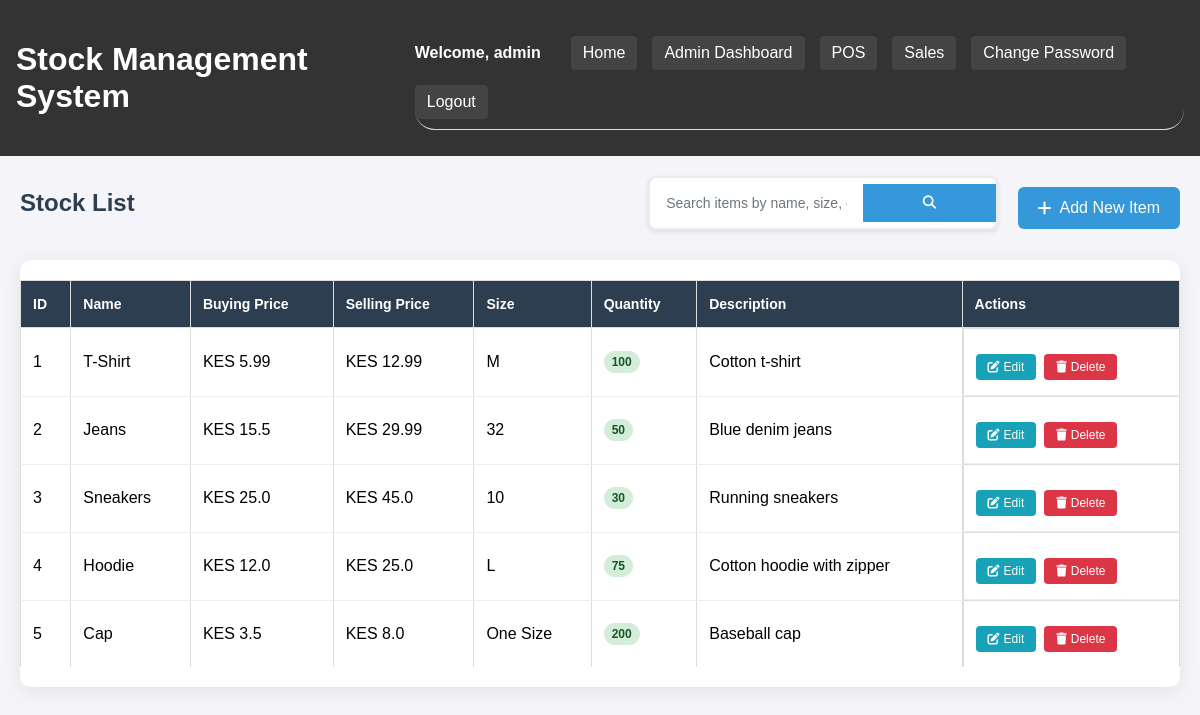
The app's page /admin/stock (signed in) with its own data.
### app.py (models this page shows)
class StockItem(db.Model):
    id = db.Column(db.Integer, primary_key=True)
    name = db.Column(db.String(100), nullable=False)
    buying_price = db.Column(db.Float, nullable=False)
    selling_price = db.Column(db.Float, nullable=False)
    size = db.Column(db.String(50))
    quantity = db.Column(db.Integer, nullable=False)
    description = db.Column(db.Text)
    sales = db.relationship('SaleItem', back_populates='stock_item')  # Added relationship

### app.py (the view)
@app.route('/admin/stock')
def stock_list():
    search_query = request.args.get('search', '').strip()
    if search_query:
        items = StockItem.query.filter(
            db.or_(
                StockItem.name.contains(search_query),
                StockItem.size.contains(search_query),
                StockItem.description.contains(search_query)
            )
        ).all()
    else:
        items = StockItem.query.all()
    return render_template('admin/stock_list.html', items=items, search_query=search_query)

### app.py (called while the page is built)
@app.before_request
def set_timezone():
    g.timezone = pytz.timezone('Africa/Nairobi')

### templates/admin/stock_list.html (shortened to what this page needs)
{% extends "base.html" %}
{% block content %}
<div class="stock-list">
    <div class="stock-header">
        <h2>Stock List</h2>
        <div class="header-actions">
            <div class="search-container">
                <form method="GET" action="{{ url_for('stock_list') }}" class="search-form">
                    <div class="search-input-group">
                        <input type="text"
                               name="search"
                               value="{{ search_query or '' }}"
                               placeholder="Search items by name, size, or description..."
                               class="search-input">
                        <button type="submit" class="search-btn">
                            <i class="fas fa-search"></i>
                        </button>
                    </div>
                </form>
            </div>
            <a href="{{ url_for('add_stock') }}" class="btn btn-primary">
                <i class="fas fa-plus"></i> Add New Item
            </a>
        </div>
    </div>
    <div class="table-container desktop-view">
        <table class="stock-table">
            <thead>
                <tr>
                    <th>ID</th>
                    <th>Name</th>
                    <th>Buying Price</th>
                    <th>Selling Price</th>
                    <th>Size</th>
                    <th>Quantity</th>
                    <th>Description</th>
                    <th>Actions</th>
                </tr>
            </thead>
            <tbody>
                {% for item in items %}
                <tr>
                    <td>{{ item.id }}</td>
                    <td>{{ item.name }}</td>
                    <td>KES {{ item.buying_price|round(2) }}</td>
                    <td>KES {{ item.selling_price|round(2) }}</td>
                    <td>{{ item.size or 'N/A' }}</td>
                    <td>
                        <span class="quantity-badge {% if item.quantity <= 5 %}low-stock{% elif item.quantity <= 10 %}medium-stock{% else %}good-stock{% endif %}">
                            {{ item.quantity }}
                        </span>
                    </td>
                    <td>{{ item.description or 'No description' }}</td>
                    <td class="actions">
                        <a href="{{ url_for('edit_stock', id=item.id) }}" class="btn btn-edit">
                            <i class="fas fa-edit"></i> Edit
                        </a>
                        <a href="{{ url_for('delete_stock', id=item.id) }}" class="btn btn-danger"
                           onclick="return confirm('Are you sure you want to delete {{ item.name }}?')">
                            <i class="fas fa-trash"></i> Delete
                        </a>
                    </td>
                </tr>
                {% endfor %}
            </tbody>
        </table>
    </div>
</div>
{% endblock %}

### static/css/style.css (style rules this page uses)
body { font-family: Arial, sans-serif; margin: 0; padding: 0; background-color: #f4f4f9; }
form { margin-top: 20px; }
input, select, button { padding: 8px; margin: 5px 0; width: 100%; box-sizing: border-box; }
button { background: #333; color: white; border: none; cursor: pointer; }
.btn { display: inline-block; padding: 10px 20px; background: #333; color: white; text-decoration: none; border-radius: 4px; border: none; cursor: pointer; }
table { width: 100%; border-collapse: collapse; margin: 20px 0; }
table th, table td { border: 1px solid #ddd; padding: 8px; text-align: left; }
table th { background-color: #f2f2f2; }
.btn { display: inline-block; padding: 10px 20px; background: #2c3e50; color: white; text-decoration: none; border-radius: 4px; margin-top: 10px; }

### templates/admin/stock_list.html (style rules this page uses)
.stock-list { padding: 20px; max-width: 1400px; margin: 0 auto; }
.stock-header { display: flex; justify-content: space-between; align-items: center; margin-bottom: 30px; flex-wrap: wrap; gap: 15px; }
.stock-header h2 { color: #2c3e50; margin: 0; }
.header-actions { display: flex; align-items: center; gap: 20px; flex-wrap: wrap; }
.search-container { position: relative; }
.search-form { margin: 0; }
.search-input-group { display: flex; align-items: center; background: white; border: 2px solid #e9ecef; border-radius: 8px; overflow: hidden; transition: all 0.3s ease; box-shadow: 0 2px 4px rgba(0, 0, 0, 0.1); }
.search-input { border: none; outline: none; padding: 12px 16px; font-size: 14px; width: 300px; background: transparent; }
.search-input::placeholder { color: #6c757d; }
.search-btn { background: #3498db; border: none; padding: 12px 16px; color: white; cursor: pointer; transition: all 0.3s ease; display: flex; align-items: center; justify-content: center; }
.btn-primary { background: #3498db; color: white; padding: 12px 20px; text-decoration: none; border-radius: 6px; display: inline-flex; align-items: center; gap: 8px; font-weight: 500; transition: all 0.3s ease; }
.table-container { background: white; border-radius: 10px; box-shadow: 0 4px 20px rgba(0, 0, 0, 0.08); overflow: hidden; }
.stock-table { width: 100%; border-collapse: collapse; }
.stock-table th { background: #2c3e50; color: white; padding: 15px 12px; text-align: left; font-weight: 600; font-size: 14px; }
.stock-table td { padding: 15px 12px; border-bottom: 1px solid #eee; vertical-align: middle; }
.stock-table tr:last-child td { border-bottom: none; }
.quantity-badge { padding: 4px 8px; border-radius: 12px; font-weight: 600; font-size: 12px; display: inline-block; }
.quantity-badge.good-stock { background: #d4edda; color: #155724; }
.actions { display: flex; gap: 8px; flex-wrap: wrap; }
.btn-edit { background: #17a2b8; color: white; padding: 6px 12px; text-decoration: none; border-radius: 4px; font-size: 12px; display: inline-flex; align-items: center; gap: 4px; transition: all 0.3s ease; }
.btn-danger { background: #dc3545; color: white; padding: 6px 12px; text-decoration: none; border-radius: 4px; font-size: 12px; display: inline-flex; align-items: center; gap: 4px; transition: all 0.3s ease; }

### records on screen
StockItem: id "1", name "T-Shirt", buying_price "5.99", selling_price "12.99", size "M", quantity "100", description "Cotton t-shirt"
StockItem: id "2", name "Jeans", buying_price "15.5", selling_price "29.99", size "32", quantity "50", description "Blue denim jeans"
StockItem: id "3", name "Sneakers", buying_price "25.0", selling_price "45.0", size "10", quantity "30", description "Running sneakers"
StockItem: id "4", name "Hoodie", buying_price "12.0", selling_price "25.0", size "L", quantity "75", description "Cotton hoodie with zipper"
StockItem: id "5", name "Cap", buying_price "3.5", selling_price "8.0", size "One Size", quantity "200", description "Baseball cap"

### other values on screen
{{ session['username'] }} "admin"
